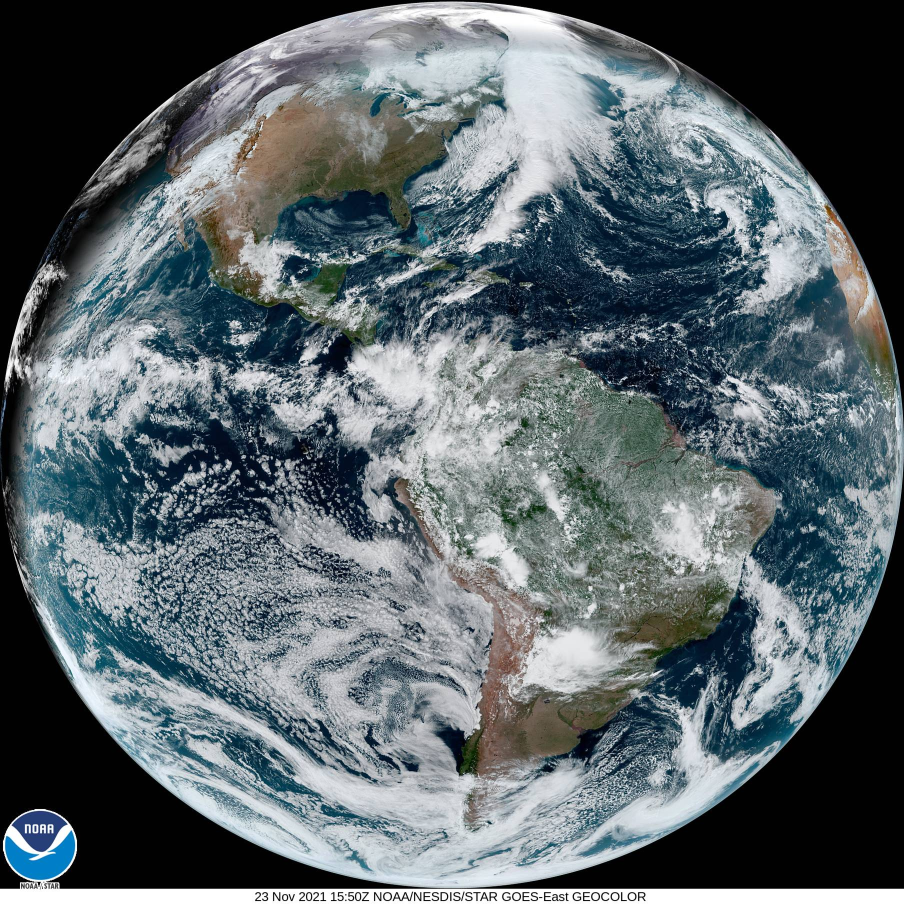
#> input picture images/GOES16_GEOCOLOR_2021-Nov-23_13:15:02.jpg, 1808 x 1808 px (shown at 1/2 size)
$ python removelogo_GOES16.py images/GOES16_GEOCOLOR_2021-Nov-23_13:15:02.jpg
#> lines starting #> are read from the running program, lines starting #| are printed output that depends on the picture
#!/usr/bin/env python3
# -*- coding: utf-8 -*-
"""
Created on Sat Dec 11 22:43:44 2021

@author: lucas

# =============================================================================
# Script for removing NOAA logo from a GOES16 Image in jpg format.
# =============================================================================

"""

import matplotlib.pyplot as plt
import numpy as np
import sys
import os

print("Beggining removelogo_GOES16.py ...")
# %%
path = sys.argv[1]
# Read GOES16 image
img = plt.imread(path).copy()
#> img is the input picture: shape (1808, 1808, 3); mean R, G, B 92.7, 103, 107.7
img.setflags(write=1)
# Image resolution in pixels.
# Aviable options: 339x339, 678x678, 1808x1808, 5424x5424, 10848x10848
res = str(img.shape[0])+"x"+str(img.shape[1])
#> res = '1808x1808'
print("Image resolution is: "+res+" pixels.")
#| Image resolution is: 1808x1808 pixels.
if res in ["339x339", "678x678", "1808x1808", "5424x5424", "10848x10848"]:
    pass
else:
    raise Exception("Sorry, "+res+" is not a valid pixel image resolution.")
    os.system("exit")

if res == "1808x1808":
    print("Editing image...")
    # Move date and hour to upper left corner
    img[50:28+50, :245, :] = img[-img.shape[0]//65:, 500:745, :]
    # Invert black to white and viceversa
    img[50:28+50, :245, :] = np.where(img[50:28+50, :245, :] > 100, 0, 255)
    # Remove bottom white line
    img[-(img.shape[0]//55):, :, :] = 1
    # Remove NOAA logo
    img[-220:, :180, :] = 1
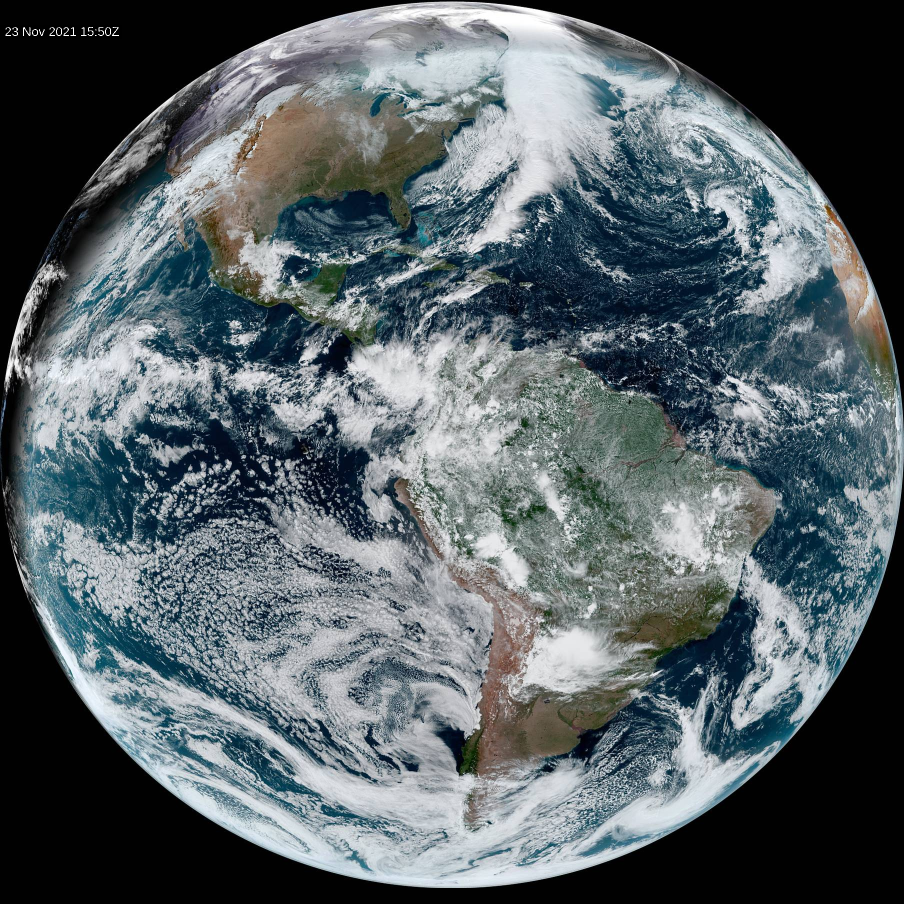
#> img: shape (1808, 1808, 3) (shown at 1/2 size); mean R, G, B 88.4, 98.4, 102.8

    # Overwrite image
    plt.imsave(path, img)
    print("Done")
else:
    raise Exception("Sorry, 1808x1808 is the only valid resolution for now")
    os.system("exit")

$ run again, on images/GOES16_GEOCOLOR_2021-Nov-23_15:00:01.jpg
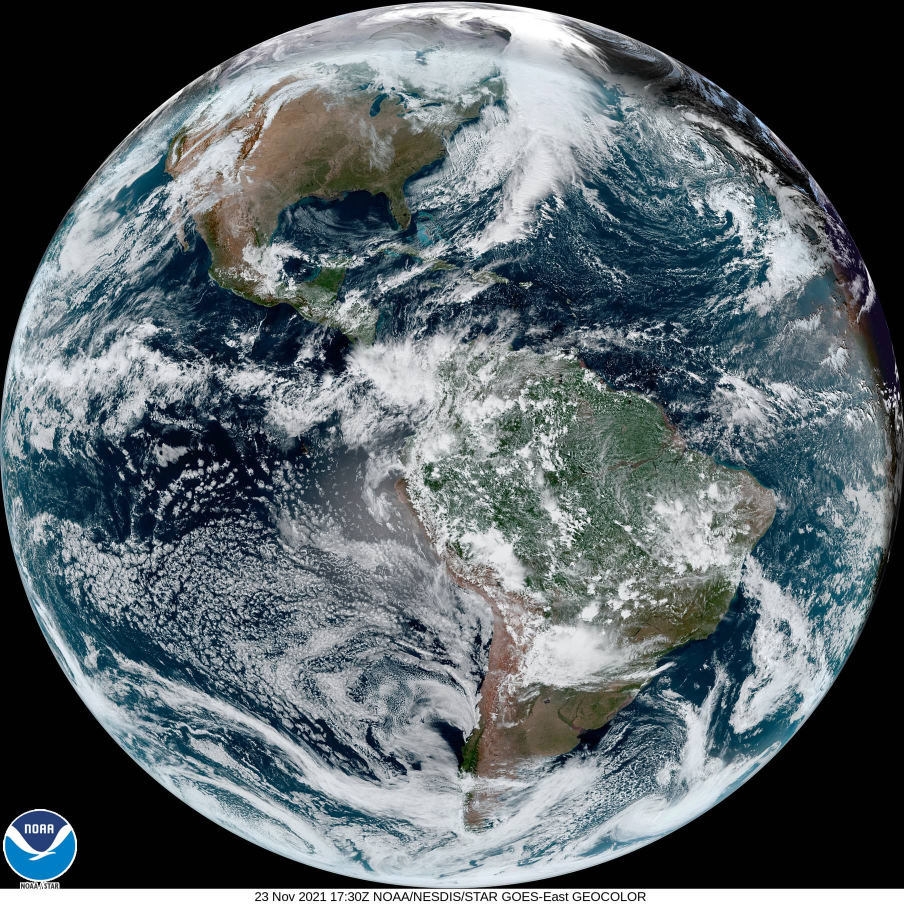
#> input picture images/GOES16_GEOCOLOR_2021-Nov-23_15:00:01.jpg, 1808 x 1808 px (shown at 1/2 size)
#> img is the input picture: shape (1808, 1808, 3); mean R, G, B 91.4, 101.5, 106.1
#| Image resolution is: 1808x1808 pixels.
#> `img[-220:, :180, :] = 1`:
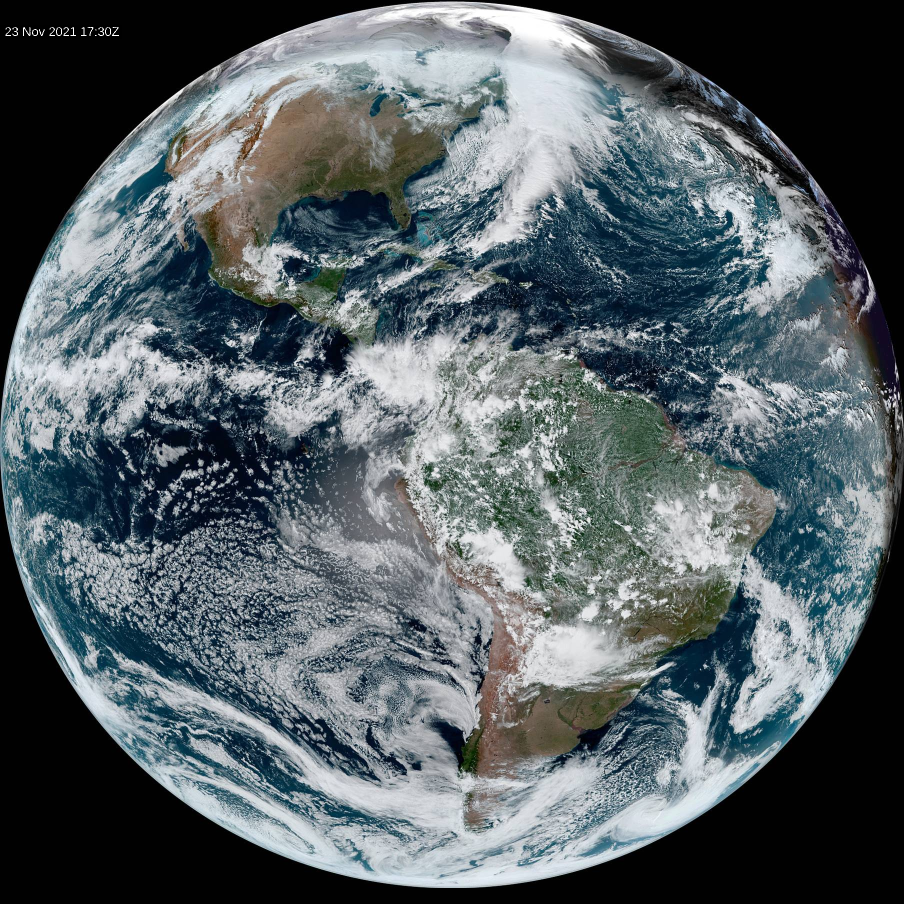
#> img: shape (1808, 1808, 3) (shown at 1/2 size); mean R, G, B 87, 96.8, 101.2
